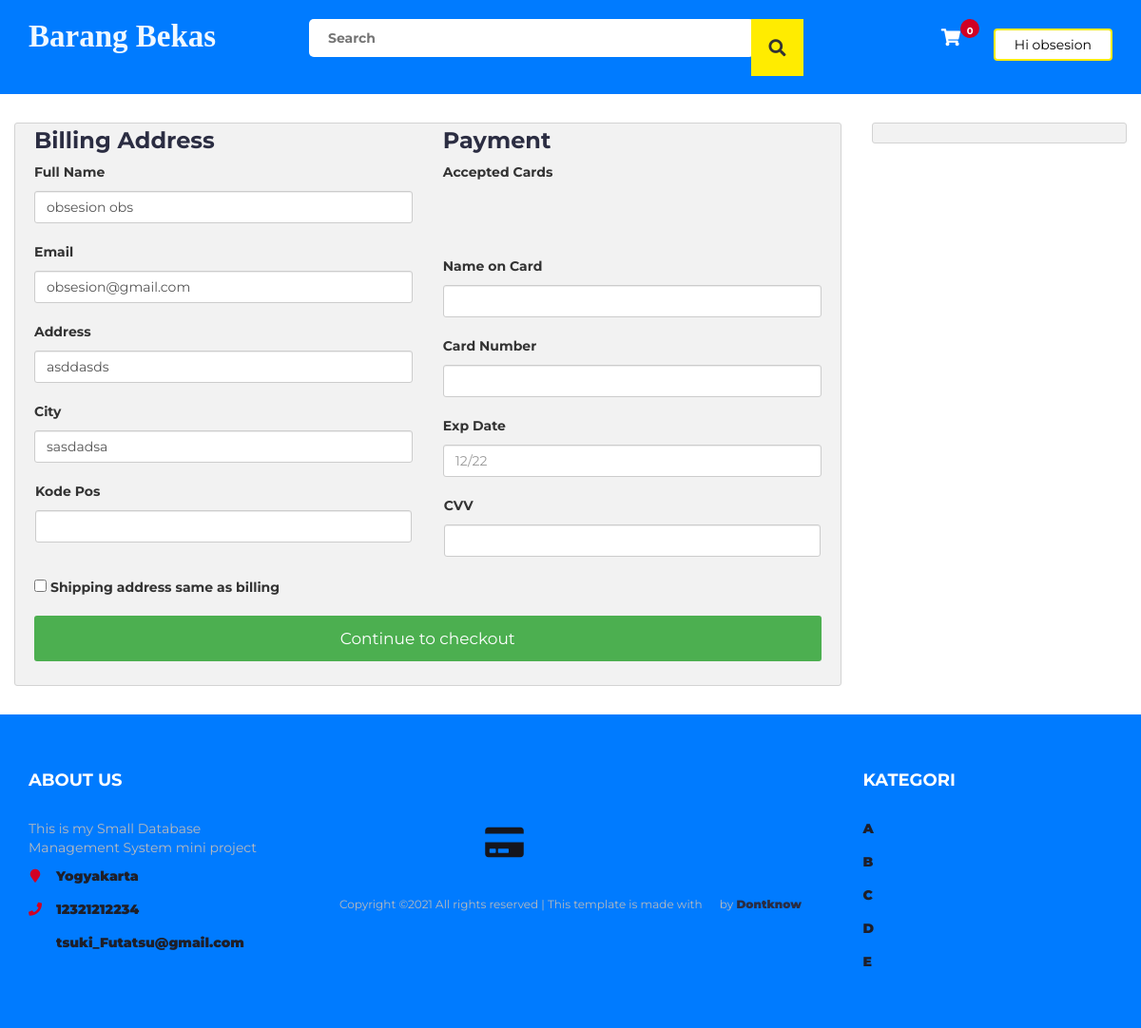
The page /pembayaran.php (signed in) on the database its author committed.
### tables this page shows
CREATE TABLE `data_user` (
  `user_id` int(10) NOT NULL,
  `nama_depan` varchar(100) NOT NULL,
  `nama_belakang` varchar(100) NOT NULL,
  `email` varchar(300) NOT NULL,
  `password` varchar(300) NOT NULL,
  `no_telp` varchar(10) NOT NULL,
  `alamat` varchar(300) NOT NULL,
  `kota` varchar(11) NOT NULL
);

### pembayaran.php (the view, shortened to what this page needs)
<?php
include "db.php";
include "header.php";
?>
<section class="section">
	<div class="container-fluid">
		<div class="row-checkout">
		<?php
		if(isset($_SESSION["uid"])){
			$sql = "SELECT * FROM data_user WHERE user_id='$_SESSION[uid]'";
			$query = mysqli_query($con,$sql);
			$row=mysqli_fetch_array($query);
		echo'
			<div class="col-75">
				<div class="container-checkout">
				<form id="checkout_form" action="pembayaran_process.php" method="POST" class="was-validated">
					<div class="row-checkout">
					<div class="col-50">
						<h3>Billing Address</h3>
						<label for="fname">Full Name</label>
						<input type="text" id="fname" class="form-control" name="firstname" pattern="^[a-zA-Z ]+$"  value="'.$row["nama_depan"].' '.$row["nama_belakang"].'">
						<label for="email">Email</label>
						<input type="text" id="email" name="email" class="form-control" pattern="^[_a-z0-9-]+(\.[_a-z0-9-]+)*@[a-z0-9]+(\.[a-z]{2,4})$" value="'.$row["email"].'" required>
						<label for="adr">Address</label>
						<input type="text" id="adr" name="address" class="form-control" value="'.$row["alamat"].'" required>
						<label for="city">City</label>
						<input type="text" id="city" name="city" class="form-control" value="'.$row["kota"].'" pattern="^[a-zA-Z ]+$" required>
						<div class="row">
						<div class="col-50">
							<label for="kode_pos">Kode Pos</label>
							<input type="text" id="zikode_posp" name="kode_pos" class="form-control" pattern="^[0-9]{6}(?:-[0-9]{4})?$" required>
						</div>
						</div>
					</div>
					<div class="col-50">
						<h3>Payment</h3>
						<label for="fname">Accepted Cards</label>
						<div class="icon-container">
						<i class="fa fa-cc-visa" style="color:navy;"></i>
						<i class="fa fa-cc-amex" style="color:blue;"></i>
						<i class="fa fa-cc-mastercard" style="color:red;"></i>
						<i class="fa fa-cc-discover" style="color:orange;"></i>
						</div>
						<label for="cname">Name on Card</label>
						<input type="text" id="cname" name="cardname" class="form-control" pattern="^[a-zA-Z ]+$" required>
						<div class="form-group" id="card-number-field">
                        <label for="cardNumber">Card Number</label>
                        <input type="text" class="form-control" id="cardNumber" name="cardNumber" required>
                    </div>
						<label for="expdate">Exp Date</label>
						<input type="text" id="expdate" name="expdate" class="form-control" pattern="^((0[1-9])|(1[0-2]))\/(\d{2})$" placeholder="12/22"required>
						<div class="row">
						<div class="col-50">
							<div class="form-group CVV">
								<label for="cvv">CVV</label>
								<input type="text" class="form-control" name="cvv" id="cvv" required>
						</div>
						</div>
					</div>
					</div>
					</div>
					<label><input type="CHECKBOX" name="q" class="roomselect" value="conform" required> Shipping address same as billing
					</label>';
					$total=0;
					$total_count=$_POST['total_count'];
				echo'
				<input type="hidden" name="total_count" value="'.$total_count.'">
					<input type="hidden" name="total_price" value="'.$total.'">
					<input type="submit" id="submit" value="Continue to checkout" class="checkout-btn">
				</form>
				</div>
			</div>
			';
		}else{
			echo"<script>window.location.href = 'keranjang.php'</script>";
		}
		?>
			<div class="col-25">
				<div class="container-checkout">
				</div>
			</div>
		</div>
	</div>
</section>
<?php
include "footer.php";
?>

### header.php (shortened to what this page needs)
<!DOCTYPE html>
<html lang="en">
	<head>
		<link type="text/css" rel="stylesheet" href="css/bootstrap.min.css"/>
		<link type="text/css" rel="stylesheet" href="css/slick.css"/>
		<link type="text/css" rel="stylesheet" href="css/slick-theme.css"/>
		<link type="text/css" rel="stylesheet" href="css/nouislider.min.css"/>
		<link rel="stylesheet" href="css/font-awesome.min.css">
		<link type="text/css" rel="stylesheet" href="css/style.css"/>
		<link type="text/css" rel="stylesheet" href="css/accountbtn.css"/>
		<link rel="stylesheet" href="https://use.fontawesome.com/releases/v5.7.0/css/all.css">
    </head>
	<body>
			<div id="header">
				<div class="container">
					<div class="row">
						<div class="col-md-3">
							<div class="header-logo">
								<a href="#" class="logo">
								<font style="font-style:normal; font-size: 33px;color: aliceblue;font-family: serif">
                                        Barang Bekas
                                    </font>
								</a>
							</div>
						</div>
						<div class="col-md-6">
							<div class="wrapper">
								<input type="text" class="input"
								placeholder="Search">
								<div class="searchbtn"><i class="fas fa-search"></i></div>
							</div>
						</div>
						<div class="col-md-3 clearfix">
							<div class="header-ctn">
								<div class="dropdown">
									<a class="dropdown-toggle" data-toggle="dropdown" aria-expanded="true">
										<i class="fas fa-shopping-cart"></i>
										<div class="badge qty">0</div>
									</a>
									</div>
					<ul class="header-links pull-right">
						<li><?php
                             include "db.php";
                            if(isset($_SESSION["uid"])){
                                $sql = "SELECT nama_depan FROM data_user WHERE user_id='$_SESSION[uid]'";
                                $query = mysqli_query($con,$sql);
                                $row = mysqli_fetch_array($query);
                                echo '
                               <div class="dropdownn">
                                  <a href="#" class="dropdownn" data-toggle="modal" data-target="#myModal" ><button type="button" class="btn btn-success"></i> Hi '.$row["nama_depan"].'</button></a>
                                  <div class="dropdownn-content">
                                    <a href="" data-toggle="modal" data-target="#profile"><i class="fa fa-user-circle" ></i>My Profile</a>
                                    <a href="logout.php"  ><i class="fa fa-sign-in" ></i>Log out</a>
                                  </div>
                                </div>';
                            }else{
                                echo '
                                    <a href="" data-toggle="modal" data-target="#Modal_login"><button type="button" class="btn btn-success">Login</button></a>
                                    <a href="" data-toggle="modal" data-target="#Modal_register"><button type="button" class="btn btn-primary">Register</button></a>
                                  </div>
                                </div>';
                            }
                            ?>
                        </li>
					</ul>
							</div>
						</div>
					</div>
				</div>
			</div>
		<nav id='navigation'>
		</nav>

### css/style.css (style rules this page uses)
body { font-family: 'Montserrat', sans-serif; font-weight: 400; background-image: linear-gradient(-134deg, white 0%, white 20%, white 40%, white 60%, white 80%, white 100%); }
h1, h2, h3, h4, h5, h6 { color: #2B2D42; font-weight: 700; margin: 0 0 10px; }
a { color: #2B2D42; font-weight: 500; -webkit-transition: 0.2s color; transition: 0.2s color; font-weight: 900; }
ul, ol { margin: 0; padding: 0; list-style: none }
.input { height: 40px; padding: 0px 15px; border: 1px solid #E4E7ED; background-color: #FFF; width: 100%; }
.section { padding-top: 30px; padding-bottom: 30px; }
.header-links li { display: inline-block; margin-right: 15px; font-size: 12px; }
.header-links li:last-child { margin-right: 0px; }
.header-links li a { color: #FFF; }
#header { padding-top: 15px; padding-bottom: 15px; }
.header-logo { float: left; }
.wrapper { position: absolute; top: 35px; left: 50%; transform: translate(-50%, -50%); max-width: 550px; width: 100%; padding: 0px; display: flex; justify-content: space-between; border-radius: 5px; }
.wrapper .input { width: 85%; padding: 15px 20px; border: none; border-radius: 5px; font-weight: bold; }
.searchbtn { background: #ffec00; width: 10%; border-radius: 0px; position: relative; cursor: pointer; right: 30px; }
.searchbtn .fas { position: absolute; top: 50%; left: 50%; transform: translate(-50%, -50%); font-size: 18px; }
.header-ctn { float: right; padding: 15px 0px; }
.header-ctn>div { display: inline-block; }
.header-ctn>div>a { display: block; position: relative; width: 90px; text-align: center; color: #FFF; }
.header-ctn>div>a>i { display: block; font-size: 18px; }
.header-ctn>div>a>.qty { position: absolute; right: 15px; top: -10px; width: 20px; height: 20px; line-height: 20px; text-align: center; border-radius: 50%; font-size: 10px; color: #FFF; background-color: #D10024; }
#navigation { background: #007bff; border-bottom: 2px solid #007bff; border-top: 3px solid #007bff; }
.btn-success { background-color: white; color: black; border: 2px solid #ffec00; padding: 5px 20px; }

### css/accountbtn.css (style rules this page uses)
.dropdownn { position: relative; display: inline-block; }

### header.php (style rules this page uses)
#header { background: #007bff; background-color: #007bff; }

### pembayaran.php (style rules this page uses)
.row-checkout { display: -ms-flexbox; display: flex; -ms-flex-wrap: wrap; flex-wrap: wrap; margin: 0 -16px; }
.col-25 { -ms-flex: 25%; flex: 25%; }
.col-50 { -ms-flex: 50%; flex: 50%; }
.col-75 { -ms-flex: 75%; flex: 75%; }
.col-25, .col-50, .col-75 { padding: 0 16px; }
.container-checkout { background-color: #f2f2f2; padding: 5px 20px 15px 20px; border: 1px solid lightgrey; border-radius: 3px; }
input[type=text] { width: 100%; margin-bottom: 20px; padding: 12px; border: 1px solid #ccc; border-radius: 3px; }
label { margin-bottom: 10px; display: block; }
.icon-container { margin-bottom: 20px; padding: 7px 0; font-size: 24px; }
.checkout-btn { background-color: #4CAF50; color: white; padding: 12px; margin: 10px 0; border: none; width: 100%; border-radius: 3px; cursor: pointer; font-size: 17px; }

### rows shown on the page
data_user: nama_depan "obsesion", firstname "obsesion obs", email "obsesion@gmail.com", address "asddasds", city "sasdadsa"
